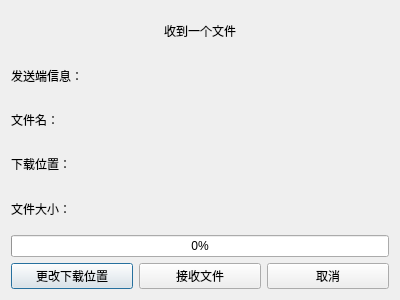
<?xml version="1.0" encoding="UTF-8"?>
<ui version="4.0">
 <class>ReceiveFile</class>
 <widget class="QDialog" name="ReceiveFile">
  <property name="geometry">
   <rect>
    <x>0</x>
    <y>0</y>
    <width>400</width>
    <height>300</height>
   </rect>
  </property>
  <property name="windowTitle">
   <string>接收文件</string>
  </property>
  <layout class="QGridLayout" name="gridLayout">
   <item row="5" column="0" colspan="3">
    <widget class="QProgressBar" name="progressBar">
     <property name="value">
      <number>0</number>
     </property>
    </widget>
   </item>
   <item row="6" column="0">
    <widget class="QPushButton" name="selectFilePathButton">
     <property name="text">
      <string>更改下载位置</string>
     </property>
    </widget>
   </item>
   <item row="6" column="2">
    <widget class="QPushButton" name="cancelButton">
     <property name="text">
      <string>取消</string>
     </property>
    </widget>
   </item>
   <item row="6" column="1">
    <widget class="QPushButton" name="receiveFileButton">
     <property name="text">
      <string>接收文件</string>
     </property>
    </widget>
   </item>
   <item row="3" column="0" colspan="3">
    <widget class="QLabel" name="filePathLabel">
     <property name="text">
      <string>下载位置：</string>
     </property>
     <property name="scaledContents">
      <bool>false</bool>
     </property>
     <property name="textInteractionFlags">
      <set>Qt::LinksAccessibleByMouse|Qt::TextSelectableByMouse</set>
     </property>
    </widget>
   </item>
   <item row="4" column="0" colspan="3">
    <widget class="QLabel" name="fileSizeLabel">
     <property name="text">
      <string>文件大小：</string>
     </property>
     <property name="textInteractionFlags">
      <set>Qt::LinksAccessibleByMouse|Qt::TextSelectableByMouse</set>
     </property>
    </widget>
   </item>
   <item row="2" column="0" colspan="3">
    <widget class="QLabel" name="fileNameLabel">
     <property name="text">
      <string>文件名：</string>
     </property>
     <property name="textInteractionFlags">
      <set>Qt::LinksAccessibleByMouse|Qt::TextSelectableByMouse</set>
     </property>
    </widget>
   </item>
   <item row="1" column="0" colspan="3">
    <widget class="QLabel" name="senderInfoLabel">
     <property name="text">
      <string>发送端信息：</string>
     </property>
    </widget>
   </item>
   <item row="0" column="0" colspan="3">
    <widget class="QLabel" name="statusLabel">
     <property name="text">
      <string>收到一个文件</string>
     </property>
     <property name="alignment">
      <set>Qt::AlignCenter</set>
     </property>
    </widget>
   </item>
  </layout>
 </widget>
 <resources/>
 <connections/>
</ui>
